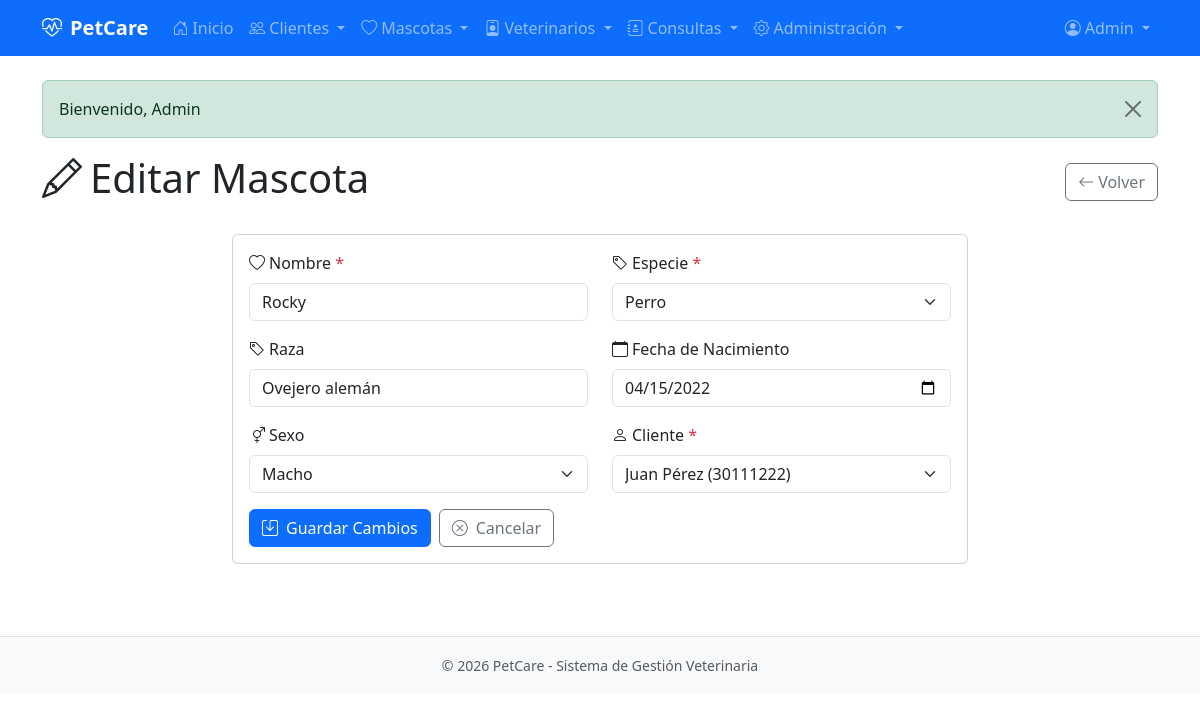
/pages/mascota/editar.php?id=1 (signed in), run on the app's committed database.
### tables this page shows
CREATE TABLE usuarios (
    id_usuario INT AUTO_INCREMENT PRIMARY KEY,
    nombre VARCHAR(50) NOT NULL,
    apellido VARCHAR(50) NOT NULL,
    email VARCHAR(100) NOT NULL UNIQUE,
    password VARCHAR(255) NOT NULL,
    telefono VARCHAR(20),
    id_rol INT NOT NULL DEFAULT 3,
    activo TINYINT(1) NOT NULL DEFAULT 1,
    fecha_registro TIMESTAMP DEFAULT CURRENT_TIMESTAMP,
    CONSTRAINT fk_usuarios_roles FOREIGN KEY (id_rol) REFERENCES roles(id_rol)
);

CREATE TABLE mascotas (
    id_mascota INT AUTO_INCREMENT PRIMARY KEY,
    nombre VARCHAR(50) NOT NULL,
    especie VARCHAR(30) NOT NULL,
    raza VARCHAR(50),
    fecha_nacimiento DATE,
    sexo VARCHAR(10),
    id_cliente INT NOT NULL,
    CONSTRAINT fk_mascotas_clientes FOREIGN KEY (id_cliente) REFERENCES clientes(id_cliente) ON DELETE CASCADE
);

CREATE TABLE clientes (
    id_cliente INT AUTO_INCREMENT PRIMARY KEY,
    dni VARCHAR(15) NOT NULL UNIQUE,
    nombre VARCHAR(50) NOT NULL,
    apellido VARCHAR(50) NOT NULL,
    telefono VARCHAR(20)
);

### includes/auth.php (called while the page is built, shortened)
<?php
function isLoggedIn() {
    return isset($_SESSION['user_id']);
}
function getCurrentUser() {
    $db = getDB();
    $stmt = $db->prepare("SELECT u.*, r.nombre as rol_nombre FROM usuarios u LEFT JOIN roles r ON u.id_rol = r.id_rol WHERE u.id_usuario = ?");
    $stmt->execute([$_SESSION['user_id']]);
    return $stmt->fetch();
}

### includes/functions.php (called while the page is built, shortened)
<?php
function getMascotaById($id) {
    $db = getDB();
    $stmt = $db->prepare("SELECT m.*, c.nombre as cliente_nombre, c.apellido as cliente_apellido
                          FROM mascotas m JOIN clientes c ON m.id_cliente = c.id_cliente
                          WHERE m.id_mascota = ?");
    $stmt->execute([$id]);
    return $stmt->fetch();
}

### pages/mascota/editar.php (the view, shortened to what this page needs)
<?php
require_once dirname(__DIR__, 2) . '/includes/auth.php';
require_once dirname(__DIR__, 2) . '/includes/functions.php';
$pageTitle = 'Editar Mascota';
$id = $_GET['id'] ?? 0;
$mascota = getMascotaById($id);
$db = getDB();
$stmt = $db->query("SELECT id_cliente, dni, nombre, apellido FROM clientes ORDER BY apellido, nombre");
$clientes = $stmt->fetchAll();
require_once dirname(__DIR__, 2) . '/includes/header.php';
?>
<div class="d-flex justify-content-between align-items-center mb-4">
    <h1><i class="bi bi-pencil me-2"></i><?php echo $pageTitle; ?></h1>
    <a href="<?php echo APP_URL; ?>/pages/mascota/listar.php" class="btn btn-outline-secondary">
        <i class="bi bi-arrow-left me-1"></i>Volver
    </a>
</div>
<div class="row justify-content-center">
    <div class="col-md-8">
        <div class="card">
            <div class="card-body">
                <form method="POST" novalidate>
                    <div class="row">
                        <div class="col-md-6 mb-3">
                            <label for="nombre" class="form-label"><i class="bi bi-heart me-1"></i>Nombre <span class="text-danger">*</span></label>
                            <input type="text" class="form-control" id="nombre" name="nombre" required maxlength="50" value="<?php echo htmlspecialchars($mascota['nombre']); ?>">
                        </div>
                        <div class="col-md-6 mb-3">
                            <label for="especie" class="form-label"><i class="bi bi-tag me-1"></i>Especie <span class="text-danger">*</span></label>
                            <select class="form-select" id="especie" name="especie" required>
                                <option value="Perro" <?php echo $mascota['especie'] === 'Perro' ? 'selected' : ''; ?>>Perro</option>
                            </select>
                        </div>
                    </div>
                    <div class="row">
                        <div class="col-md-6 mb-3">
                            <label for="raza" class="form-label"><i class="bi bi-tag me-1"></i>Raza</label>
                            <input type="text" class="form-control" id="raza" name="raza" maxlength="50" value="<?php echo htmlspecialchars($mascota['raza'] ?? ''); ?>">
                        </div>
                        <div class="col-md-6 mb-3">
                            <label for="fecha_nacimiento" class="form-label"><i class="bi bi-calendar me-1"></i>Fecha de Nacimiento</label>
                            <input type="date" class="form-control" id="fecha_nacimiento" name="fecha_nacimiento" value="<?php echo $mascota['fecha_nacimiento'] ? date('Y-m-d', strtotime($mascota['fecha_nacimiento'])) : ''; ?>" max="<?php echo date('Y-m-d'); ?>">
                        </div>
                    </div>
                    <div class="row">
                        <div class="col-md-6 mb-3">
                            <label for="sexo" class="form-label"><i class="bi bi-gender-ambiguous me-1"></i>Sexo</label>
                            <select class="form-select" id="sexo" name="sexo">
                                <option value="Macho" <?php echo ($mascota['sexo'] ?? '') === 'Macho' ? 'selected' : ''; ?>>Macho</option>
                            </select>
                        </div>
                        <div class="col-md-6 mb-3">
                            <label for="id_cliente" class="form-label"><i class="bi bi-person me-1"></i>Cliente <span class="text-danger">*</span></label>
                            <select class="form-select" id="id_cliente" name="id_cliente" required>
                                <?php foreach ($clientes as $cliente): ?>
                                    <option value="<?php echo $cliente['id_cliente']; ?>" <?php echo $mascota['id_cliente'] == $cliente['id_cliente'] ? 'selected' : ''; ?>>
                                        <?php echo htmlspecialchars($cliente['nombre'] . ' ' . $cliente['apellido'] . ' (' . $cliente['dni'] . ')'); ?>
                                    </option>
                                <?php endforeach; ?>
                            </select>
                        </div>
                    </div>
                    <div class="d-flex gap-2">
                        <button type="submit" class="btn btn-primary">
                            <i class="bi bi-save me-2"></i>Guardar Cambios
                        </button>
                        <a href="<?php echo APP_URL; ?>/pages/mascota/listar.php" class="btn btn-outline-secondary">
                            <i class="bi bi-x-circle me-2"></i>Cancelar
                        </a>
                    </div>
                </form>
            </div>
        </div>
    </div>
</div>
<?php require_once dirname(__DIR__, 2) . '/includes/footer.php'; ?>

### includes/header.php (shortened to what this page needs)
<?php
require_once __DIR__ . '/auth.php';
$user = getCurrentUser();
$currentPage = basename($_SERVER['PHP_SELF']);
?>
<!DOCTYPE html>
<html lang="es">
<head>
    <link href="https://cdn.jsdelivr.net/npm/bootstrap@5.3.2/dist/css/bootstrap.min.css" rel="stylesheet">
    <link href="https://cdn.jsdelivr.net/npm/bootstrap-icons@1.11.1/font/bootstrap-icons.css" rel="stylesheet">
    <link href="<?php echo APP_URL; ?>/assets/css/style.css" rel="stylesheet">
</head>
<body>
    <?php if (isLoggedIn()): ?>
    <nav class="navbar navbar-expand-lg navbar-dark bg-primary">
        <div class="container">
            <a class="navbar-brand fw-bold" href="<?php echo APP_URL; ?>/index.php">
                <i class="bi bi-heart-pulse me-2"></i><?php echo APP_NAME; ?>
            </a>
            <div class="collapse navbar-collapse" id="navbarNav">
                <ul class="navbar-nav me-auto">
                    <li class="nav-item">
                        <a class="nav-link <?php echo $currentPage === 'index.php' ? 'active' : ''; ?>" href="<?php echo APP_URL; ?>/index.php">
                            <i class="bi bi-house-door me-1"></i>Inicio
                        </a>
                    </li>
                    <?php if (in_array($user['rol_nombre'], ['Admin', 'Usuario común'])): ?>
                    <li class="nav-item dropdown">
                        <a class="nav-link dropdown-toggle <?php echo strpos($currentPage, 'cliente') !== false ? 'active' : ''; ?>" href="#" role="button" data-bs-toggle="dropdown">
                            <i class="bi bi-people me-1"></i>Clientes
                        </a>
                    </li>
                    <li class="nav-item dropdown">
                        <a class="nav-link dropdown-toggle <?php echo strpos($currentPage, 'mascota') !== false ? 'active' : ''; ?>" href="#" role="button" data-bs-toggle="dropdown">
                            <i class="bi bi-heart me-1"></i>Mascotas
                        </a>
                    </li>
                    <?php endif; ?>
                    <?php if (in_array($user['rol_nombre'], ['Admin', 'Veterinario'])): ?>
                    <li class="nav-item dropdown">
                        <a class="nav-link dropdown-toggle <?php echo strpos($currentPage, 'veterinario') !== false ? 'active' : ''; ?>" href="#" role="button" data-bs-toggle="dropdown">
                            <i class="bi bi-person-badge me-1"></i>Veterinarios
                        </a>
                    </li>
                    <?php endif; ?>
                    <?php if (in_array($user['rol_nombre'], ['Admin', 'Veterinario', 'Usuario común'])): ?>
                    <li class="nav-item dropdown">
                        <a class="nav-link dropdown-toggle <?php echo strpos($currentPage, 'consulta') !== false ? 'active' : ''; ?>" href="#" role="button" data-bs-toggle="dropdown">
                            <i class="bi bi-journal-medical me-1"></i>Consultas
                        </a>
                    </li>
                    <?php endif; ?>
                    <?php if ($user['rol_nombre'] === 'Admin'): ?>
                    <li class="nav-item dropdown">
                        <a class="nav-link dropdown-toggle <?php echo strpos($currentPage, 'usuario') !== false ? 'active' : ''; ?>" href="#" role="button" data-bs-toggle="dropdown">
                            <i class="bi bi-gear me-1"></i>Administración
                        </a>
                    </li>
                    <?php endif; ?>
                </ul>
                <ul class="navbar-nav ms-auto">
                    <li class="nav-item dropdown">
                        <a class="nav-link dropdown-toggle" href="#" role="button" data-bs-toggle="dropdown">
                            <i class="bi bi-person-circle me-1"></i><?php echo htmlspecialchars($user['nombre']); ?>
                        </a>
                    </li>
                </ul>
            </div>
        </div>
    </nav>
    <?php endif; ?>
    <main class="container py-4">
        <?php if (isset($_SESSION['flash_message'])): ?>
            <div class="alert alert-<?php echo $_SESSION['flash_type'] ?? 'info'; ?> alert-dismissible fade show" role="alert">
                <?php
                    echo $_SESSION['flash_message'];
                ?>
                <button type="button" class="btn-close" data-bs-dismiss="alert"></button>
            </div>
        <?php endif; ?>

### data on the page
usuarios: nombre "Admin"
mascotas: nombre "Rocky", especie "Perro", raza "Ovejero alemán", fecha_nacimiento "04/15/2022", sexo "Macho", id_cliente "Juan Pérez (30111222)"

### other printed values
APP_NAME "PetCare"
$_SESSION['flash_message'] "Bienvenido, Admin"
$pageTitle "Editar Mascota"
